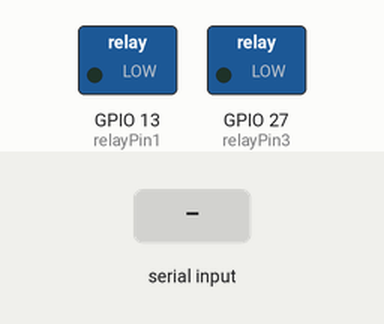
The sketch below on a simulated ESP32. Parts: switched loads named in the sketch (green lamp = pin HIGH). The inputs (shaded band) are chosen by the test bench.

Above: at 1.2 s.
1.3 s: "RELAY1_ON\n" received over Serial
At 1.6 s:
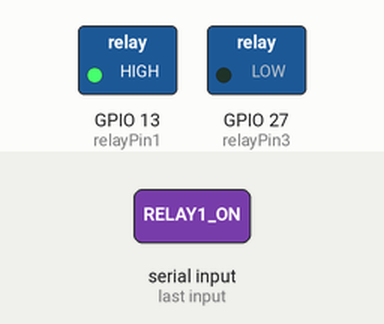
2.8 s: "RELAY3_ON\n" received over Serial
At 3.9 s:
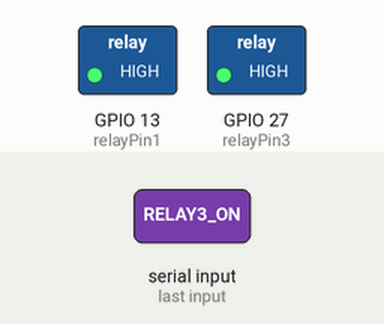
4.3 s: "RELAY1_OFF\n" received over Serial
At 5.1 s:
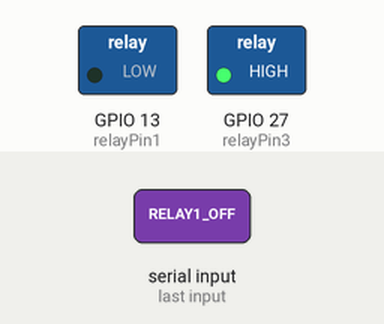
5.8 s: "RELAY3_OFF\n" received over Serial
At 6.2 s:
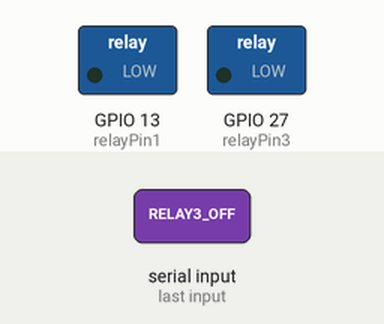
Timing chart, 0 to 8.3 s (numbered marks = the images above; inputs shaded):
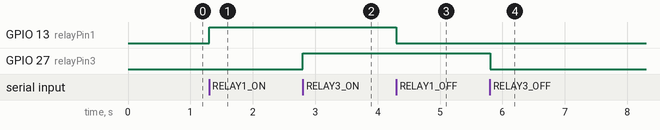

Measured:
- after the input at 1.3 s, GPIO 13 (relayPin1): LOW → HIGH at once
- after the input at 2.8 s, GPIO 27 (relayPin3): LOW → HIGH at once
- after the input at 4.3 s, GPIO 13 (relayPin1): HIGH → LOW at once
- after the input at 5.8 s, GPIO 27 (relayPin3): HIGH → LOW at once

The sketch:

relay_esp32.ino
```cpp
#include "MPU9250.h"
#include <Wire.h> // Include this if using I2C devices like IMU

const int relayPin1 = 13; // GPIO pin for side brush 1 and 2
const int relayPin3 = 27; // GPIO pin for main brush

// IMU sensor setup
//MPU9250 IMU(Wire, 0x68);
//int status;

// Manually calibrated offsets
//float gyroX_offset = 0.000022;
//float gyroY_offset = 0.000290;
//float gyroZ_offset = -0.000068;
//float accelX_offset = -0.242535;
//float accelY_offset = 1.668020;
//float accelZ_offset = -21.458786;

// Threshold and filtering
//const float threshold = 0.01;

void setup(){
  Serial.begin(115200);
  pinMode(relayPin1, OUTPUT);
  pinMode(relayPin3, OUTPUT);
  digitalWrite(relayPin1, LOW);
  digitalWrite(relayPin3, LOW);

  // Initialize IMU
  //IMUSetup();
}


void loop(){
  handleRelayControl();
  //handleIMUData();
  //delay(300);  // Optional: Small delay to avoid rapid polling
}

//void IMUSetup(){
  //status = IMU.begin();
  //if(status < 0){
    //Serial.println("IMU Initialization unsuccessful");
    //delay(500);
    //while(1){}
 // }
//}

void handleRelayControl(){
  if (Serial.available() > 0) {
    String command = Serial.readStringUntil('\n');
    command.trim();

    if (command == "RELAY1_ON") {
      digitalWrite(relayPin1, HIGH);
    } else if (command == "RELAY1_OFF") {
      digitalWrite(relayPin1, LOW);
    }

    if (command == "RELAY3_ON") {
      digitalWrite(relayPin3, HIGH);
    } else if (command == "RELAY3_OFF") {
      digitalWrite(relayPin3, LOW);
    }
  }
}

//void handleIMUData(){
  //IMU.readSensor();
  //float gyroX = applyThreshold(IMU.getGyroX_rads() - gyroX_offset);
  //float gyroY = applyThreshold(IMU.getGyroY_rads() - gyroY_offset);
  //float gyroZ = applyThreshold(IMU.getGyroZ_rads() - gyroZ_offset);

  //float accelX = applyThreshold(IMU.getAccelX_mss() - accelX_offset);
  //float accelY = applyThreshold(IMU.getAccelY_mss() - accelY_offset);
  //float accelZ = applyThreshold(IMU.getAccelZ_mss() - accelZ_offset);

  //Serial.print("IMU Data:\n");
  //Serial.print("Angular velocity:\n");
  //Serial.print("    x: "); Serial.print(gyroX, 2); Serial.print("\n");
  //Serial.print("    y: "); Serial.print(gyroY, 2); Serial.print("\n");
  //Serial.print("    z: "); Serial.print(gyroZ, 2); Serial.print("\n");
  //Serial.print("  Linear acceleration:\n");
  //Serial.print("    x: "); Serial.print(accelX, 2); Serial.print("\n");
  //Serial.print("    y: "); Serial.print(accelY, 2); Serial.print("\n");
  //Serial.print("    z: "); Serial.print(accelZ, 2); Serial.print("\n");
//}

//float applyThreshold(float value){
  //return (abs(value) < threshold) ? 0.0 : value;
//}
```
